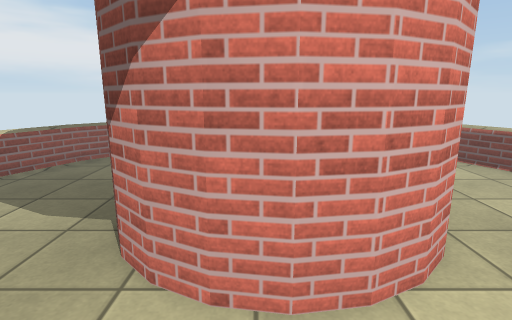
[1] (above)

16 first-person views from a walk through a 3-D level made in the Unity game engine. The camera is 1.4 m above the floor, tilts 12° down and sees 80° across. The floor is counted in squares, 0.5 m on a side. Each view is taken from the middle of a square. On the plan, view 1 faces up. The plan holds only what a view shows up to about 20 squares ahead; the rest is blank. The place goes on beyond the plan. Some animated figures are left out. Surface patterns are stand-ins for the level's own textures.

[2]
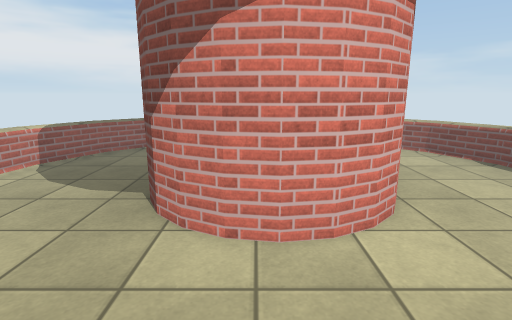

[3]
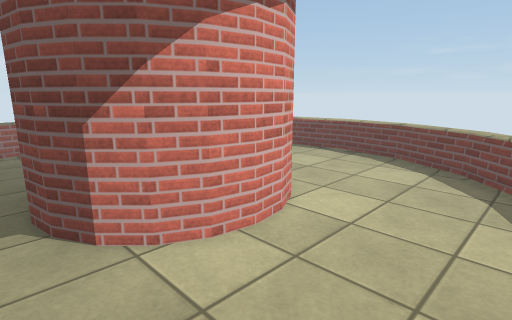

[4]
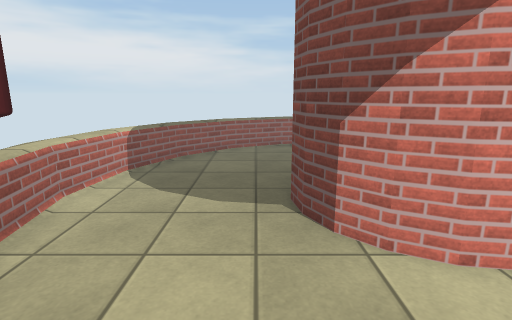

[5]
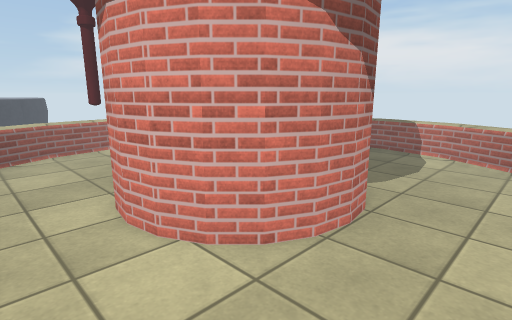

[6]
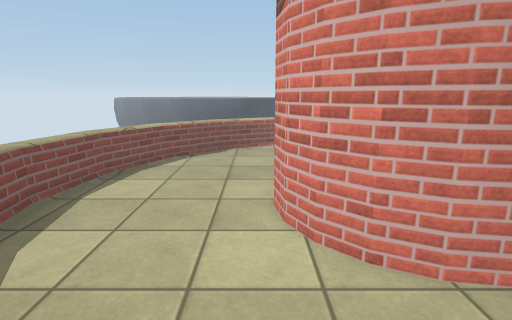

[7]
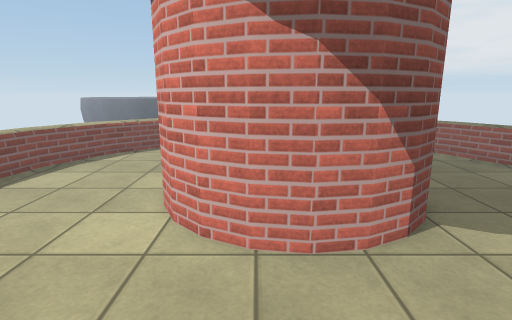

[8]
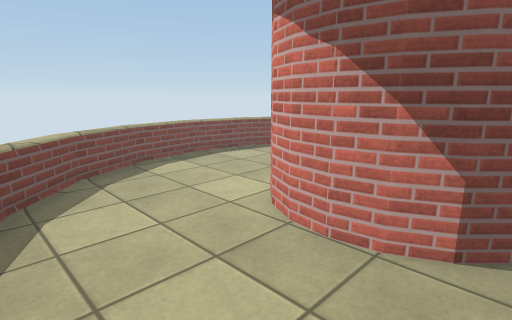

[9]
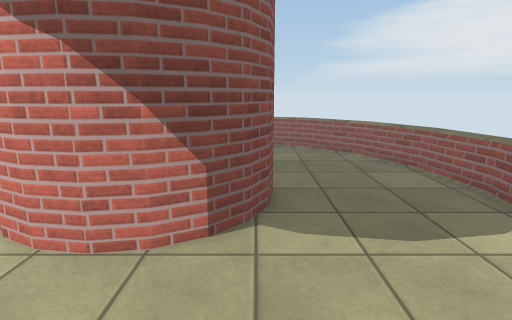

[10]
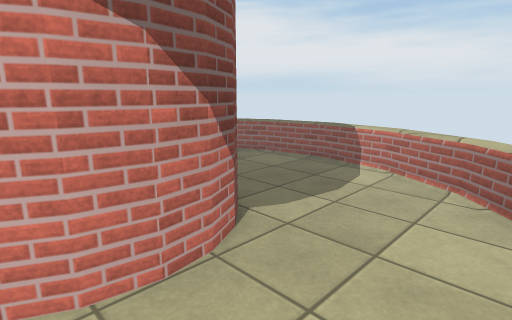

[11]
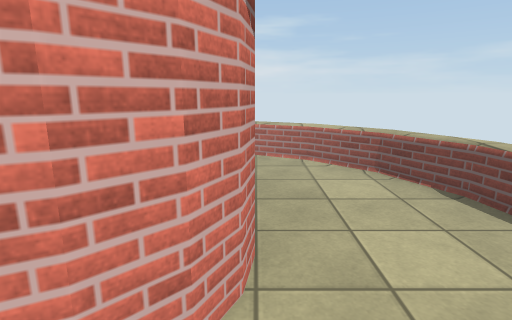

[12]
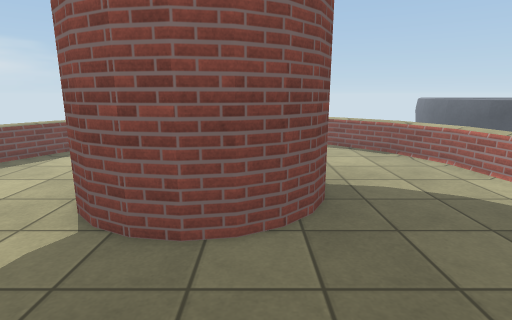

[13]
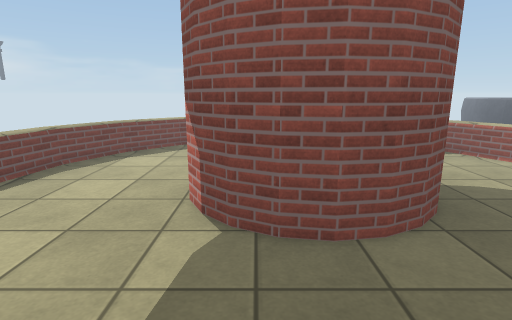

[14]
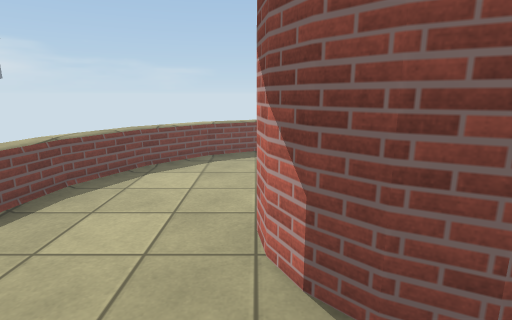

[15]
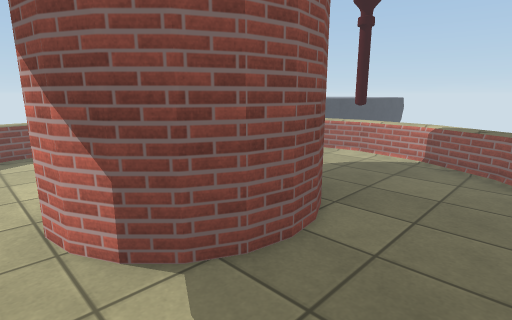

[16]
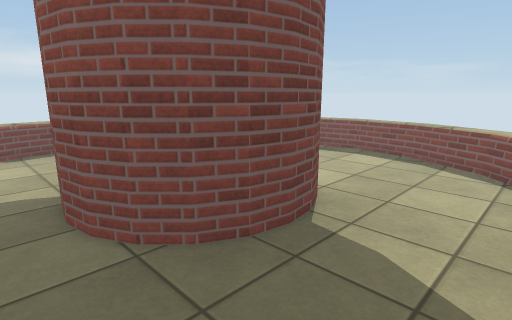

### Floor plan
Key: @ floor where view 1 was taken; # wall or solid block; . floor; = window, fence, low wall or low ledge; ^ raised ledge; O other object.
Columns run from 10 left of view 1 to 11 right of it. Each row starts with its distance up from view 1.
 18          =  =
 17       =^^^^^^^^=
 16     =^^^=....=^^^=
 15    =^^=........=^^=
 14   =^^............^^=
 13  =^^..............^^=
 12  ^^................^^
 11 =^=................=^=
 10 ^^......######......^^
  9 ^^......#    #......^^
  8 ^^.....##    ##.....^^
  7 O=.....#     ##.....^^
  6 O^.....#     ##.....^^
  5 ^^.....##    #......^^
  4 ^^......######......^^
  3 =^=................=^=
  2   ^................^^
  1  =^=..............^^=
  0   =^=.....@......^^
 -1    =^^..........^^
 -2     =^^^=....=^^^=
 -3        ^^^^^^^^
 -4         ==  ==

Positions as (right, up) in squares from view 1, and headings:
1: (0, 0), facing up
2: (0, -2), facing up
3: (-4, -1), facing up-right
4: (-4, -1), facing up
5: (7, 1), facing up-left
6: (8, 3), facing left
7: (9, 6), facing left
8: (9, 10), facing down-left
9: (9, 10), facing left
10: (8, 5), facing up-left
11: (4, 2), facing up
12: (-1, 16), facing down
13: (2, 16), facing down
14: (4, 13), facing down
15: (5, 14), facing down-left
16: (-7, 12), facing down-right
